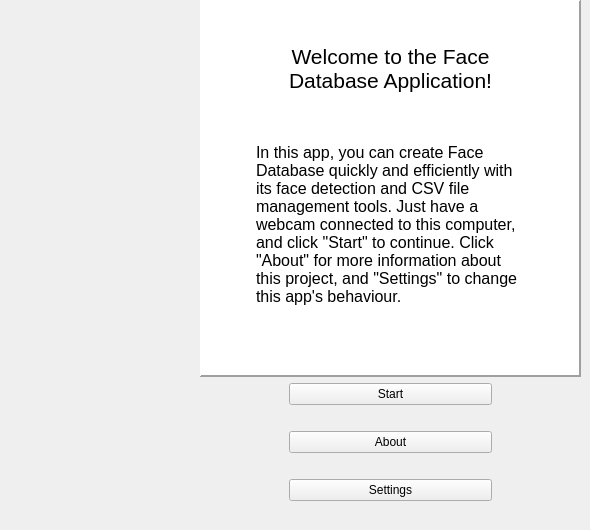
    <widget class="QWidget" name="MainMenuPage">
     <widget class="QWidget" name="verticalLayoutWidget">
      <property name="geometry">
       <rect>
        <x>200</x>
        <y>0</y>
        <width>381</width>
        <height>521</height>
       </rect>
      </property>
      <layout class="QVBoxLayout" name="verticalLayout">
       <item>
        <widget class="QTextBrowser" name="textBrowser">
         <property name="frameShape">
          <enum>QFrame::Panel</enum>
         </property>
         <property name="frameShadow">
          <enum>QFrame::Raised</enum>
         </property>
         <property name="lineWidth">
          <number>2</number>
         </property>
         <property name="html">
          <string>&lt;!DOCTYPE HTML PUBLIC &quot;-//W3C//DTD HTML 4.0//EN&quot; &quot;http://www.w3.org/TR/REC-html40/strict.dtd&quot;&gt;
&lt;html&gt;&lt;head&gt;&lt;meta name=&quot;qrichtext&quot; content=&quot;1&quot; /&gt;&lt;style type=&quot;text/css&quot;&gt;
p, li { white-space: pre-wrap; }
&lt;/style&gt;&lt;/head&gt;&lt;body style=&quot; font-family:'MS Shell Dlg 2'; font-size:8.25pt; font-weight:400; font-style:normal;&quot;&gt;
&lt;p style=&quot;-qt-paragraph-type:empty; margin-top:0px; margin-bottom:0px; margin-left:50px; margin-right:50px; -qt-block-indent:0; text-indent:0px;&quot;&gt;&lt;br /&gt;&lt;/p&gt;
&lt;p style=&quot;-qt-paragraph-type:empty; margin-top:0px; margin-bottom:0px; margin-left:50px; margin-right:50px; -qt-block-indent:0; text-indent:0px; font-size:16pt;&quot;&gt;&lt;br /&gt;&lt;/p&gt;
&lt;p align=&quot;center&quot; style=&quot; margin-top:0px; margin-bottom:0px; margin-left:50px; margin-right:50px; -qt-block-indent:0; text-indent:0px;&quot;&gt;&lt;span style=&quot; font-size:16pt;&quot;&gt;Welcome to the Face Database Application!&lt;/span&gt;&lt;/p&gt;
&lt;p style=&quot;-qt-paragraph-type:empty; margin-top:0px; margin-bottom:0px; margin-left:50px; margin-right:50px; -qt-block-indent:0; text-indent:0px; font-size:16pt;&quot;&gt;&lt;br /&gt;&lt;/p&gt;
&lt;p style=&quot;-qt-paragraph-type:empty; margin-top:0px; margin-bottom:0px; margin-left:50px; margin-right:50px; -qt-block-indent:0; text-indent:0px; font-size:16pt;&quot;&gt;&lt;br /&gt;&lt;/p&gt;
&lt;p style=&quot; margin-top:0px; margin-bottom:0px; margin-left:50px; margin-right:50px; -qt-block-indent:0; text-indent:0px;&quot;&gt;&lt;span style=&quot; font-size:12pt;&quot;&gt;In this app, you can create Face Database quickly and efficiently with its face detection and CSV file management tools. Just have a webcam connected to this computer, and click &amp;quot;Start&amp;quot; to continue. Click &amp;quot;About&amp;quot; for more information about this project, and &amp;quot;Settings&amp;quot; to change this app's behaviour.&lt;/span&gt;&lt;/p&gt;&lt;/body&gt;&lt;/html&gt;</string>
         </property>
        </widget>
       </item>
       <item>
        <layout class="QHBoxLayout" name="horizontalLayout_3">
         <item>
          <spacer name="horizontalSpacer">
           <property name="orientation">
            <enum>Qt::Horizontal</enum>
           </property>
           <property name="sizeType">
            <enum>QSizePolicy::Fixed</enum>
           </property>
           <property name="sizeHint" stdset="0">
            <size>
             <width>89</width>
             <height>20</height>
            </size>
           </property>
          </spacer>
         </item>
         <item>
          <layout class="QVBoxLayout" name="verticalLayout_2">
           <item>
            <widget class="QPushButton" name="StartBtn">
             <property name="text">
              <string>Start</string>
             </property>
            </widget>
           </item>
           <item>
            <spacer name="verticalSpacer_3">
             <property name="orientation">
              <enum>Qt::Vertical</enum>
             </property>
             <property name="sizeType">
              <enum>QSizePolicy::Fixed</enum>
             </property>
             <property name="sizeHint" stdset="0">
              <size>
               <width>20</width>
               <height>20</height>
              </size>
             </property>
            </spacer>
           </item>
           <item>
            <widget class="QPushButton" name="AboutBtn">
             <property name="text">
              <string>About</string>
             </property>
            </widget>
           </item>
           <item>
            <spacer name="verticalSpacer_4">
             <property name="orientation">
              <enum>Qt::Vertical</enum>
             </property>
             <property name="sizeType">
              <enum>QSizePolicy::Fixed</enum>
             </property>
             <property name="sizeHint" stdset="0">
              <size>
               <width>20</width>
               <height>20</height>
              </size>
             </property>
            </spacer>
           </item>
           <item>
            <widget class="QPushButton" name="SettingsBtn">
             <property name="text">
              <string>Settings</string>
             </property>
            </widget>
           </item>
          </layout>
         </item>
         <item>
          <spacer name="horizontalSpacer_2">
           <property name="orientation">
            <enum>Qt::Horizontal</enum>
           </property>
           <property name="sizeType">
            <enum>QSizePolicy::Fixed</enum>
           </property>
           <property name="sizeHint" stdset="0">
            <size>
             <width>89</width>
             <height>20</height>
            </size>
           </property>
          </spacer>
         </item>
        </layout>
       </item>
       <item>
        <spacer name="verticalSpacer">
         <property name="orientation">
          <enum>Qt::Vertical</enum>
         </property>
         <property name="sizeType">
          <enum>QSizePolicy::Fixed</enum>
         </property>
         <property name="sizeHint" stdset="0">
          <size>
           <width>20</width>
           <height>20</height>
          </size>
         </property>
        </spacer>
       </item>
      </layout>
     </widget>
    </widget>
